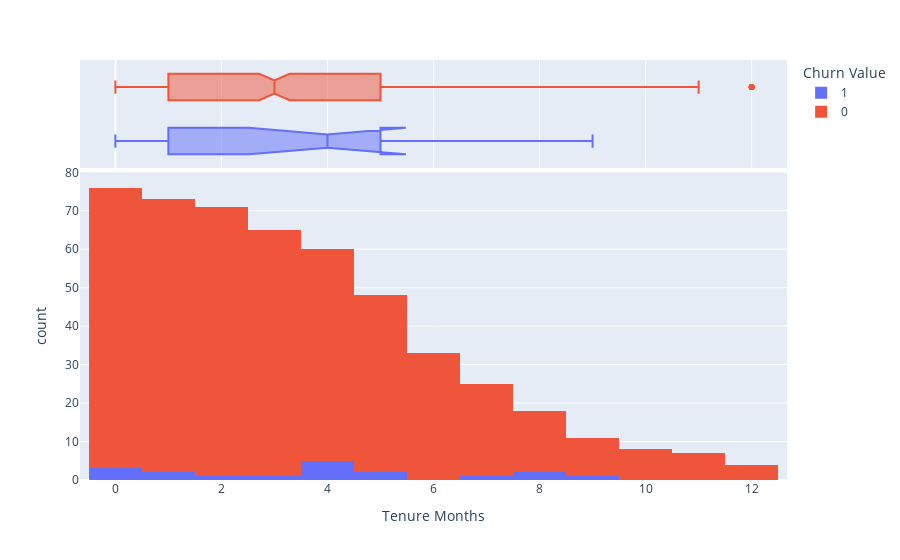

The cell this chart's notebook holds for it:
### Code cell
fig = px.histogram(df, x="Tenure Months", color="Churn Value",marginal="box" )
fig.show()

### Figure 1 — Plotly figure (JSON) as saved in the notebook; plotly's stock layout.template omitted (floating-point values rounded to 4 significant figures; data arrays with more than 128 entries replaced by an {"elided": "..."} marker saying what was removed)
{"data": [{"alignmentgroup": "True", "bingroup": "x", "hovertemplate": "Churn Value=1<br>Tenure Months=%{x}<br>count=%{y}<extra></extra>", "legendgroup": "1", "marker": {"color": "#636efa", "pattern": {"shape": ""}}, "name": "1", "offsetgroup": "1", "orientation": "v", "showlegend": true, "type": "histogram", "x": [0, 4, 5, 1, 2, 0, 3, 0, 7, 1, 9, 4, 4, 5, 4, 8, 8, 4], "xaxis": "x", "yaxis": "y"}, {"alignmentgroup": "True", "hovertemplate": "Churn Value=1<br>Tenure Months=%{x}<extra></extra>", "legendgroup": "1", "marker": {"color": "#636efa"}, "name": "1", "notched": true, "offsetgroup": "1", "showlegend": false, "type": "box", "x": [0, 4, 5, 1, 2, 0, 3, 0, 7, 1, 9, 4, 4, 5, 4, 8, 8, 4], "xaxis": "x2", "yaxis": "y2"}, {"alignmentgroup": "True", "bingroup": "x", "hovertemplate": "Churn Value=0<br>Tenure Months=%{x}<br>count=%{y}<extra></extra>", "legendgroup": "0", "marker": {"color": "#EF553B", "pattern": {"shape": ""}}, "name": "0", "offsetgroup": "0", "orientation": "v", "showlegend": true, "type": "histogram", "x": {"elided": "481 int values"}, "xaxis": "x", "yaxis": "y"}, {"alignmentgroup": "True", "hovertemplate": "Churn Value=0<br>Tenure Months=%{x}<extra></extra>", "legendgroup": "0", "marker": {"color": "#EF553B"}, "name": "0", "notched": true, "offsetgroup": "0", "showlegend": false, "type": "box", "x": {"elided": "481 int values"}, "xaxis": "x2", "yaxis": "y2"}], "layout": {"autosize": true, "barmode": "relative", "legend": {"title": {"text": "Churn Value"}, "tracegroupgap": 0}, "margin": {"t": 60}, "xaxis": {"anchor": "y", "autorange": true, "domain": [0, 1], "range": [-0.6667, 12.67], "title": {"text": "Tenure Months"}, "type": "linear"}, "xaxis2": {"anchor": "y2", "autorange": true, "domain": [0, 1], "matches": "x", "range": [-0.6667, 12.67], "showgrid": true, "showticklabels": false, "type": "linear"}, "yaxis": {"anchor": "x", "autorange": true, "domain": [0, 0.7326], "range": [0, 80], "title": {"text": "count"}}, "yaxis2": {"anchor": "x2", "autorange": true, "domain": [0.7426, 1], "matches": "y2", "range": [-0.5, 1.5], "showgrid": false, "showline": false, "showticklabels": false, "ticks": "", "type": "category"}}}
